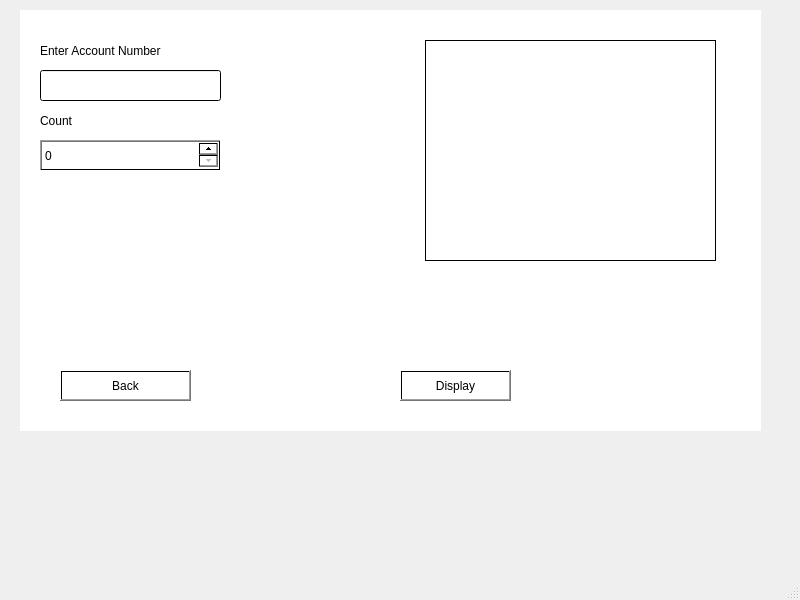
<?xml version="1.0" encoding="UTF-8"?>
<ui version="4.0">
 <class>MainWindow</class>
 <widget class="QMainWindow" name="MainWindow">
  <property name="geometry">
   <rect>
    <x>0</x>
    <y>0</y>
    <width>800</width>
    <height>600</height>
   </rect>
  </property>
  <property name="windowTitle">
   <string>MainWindow</string>
  </property>
  <widget class="QWidget" name="centralwidget">
   <widget class="QStackedWidget" name="Login_page">
    <property name="geometry">
     <rect>
      <x>20</x>
      <y>10</y>
      <width>741</width>
      <height>421</height>
     </rect>
    </property>
    <property name="styleSheet">
     <string notr="true">background-color: qlineargradient(spread:pad, x1:0, y1:0, x2:1, y2:0, stop:0 rgba(255, 255, 255, 255), stop:1 rgba(255, 255, 255, 255));</string>
    </property>
    <property name="currentIndex">
     <number>6</number>
    </property>
    <widget class="QWidget" name="page">
     <widget class="QLineEdit" name="lineEdit_username">
      <property name="geometry">
       <rect>
        <x>122</x>
        <y>30</y>
        <width>141</width>
        <height>24</height>
       </rect>
      </property>
     </widget>
     <widget class="QLineEdit" name="lineEdit_password">
      <property name="geometry">
       <rect>
        <x>120</x>
        <y>70</y>
        <width>141</width>
        <height>24</height>
       </rect>
      </property>
     </widget>
     <widget class="QPushButton" name="PB_Login">
      <property name="geometry">
       <rect>
        <x>150</x>
        <y>120</y>
        <width>80</width>
        <height>24</height>
       </rect>
      </property>
      <property name="styleSheet">
       <string notr="true">color: rgb(0, 0, 0);</string>
      </property>
      <property name="text">
       <string>Login</string>
      </property>
     </widget>
     <widget class="QLineEdit" name="leIP">
      <property name="geometry">
       <rect>
        <x>50</x>
        <y>170</y>
        <width>141</width>
        <height>24</height>
       </rect>
      </property>
     </widget>
     <widget class="QLineEdit" name="lePort">
      <property name="geometry">
       <rect>
        <x>50</x>
        <y>200</y>
        <width>141</width>
        <height>24</height>
       </rect>
      </property>
     </widget>
    </widget>
    <widget class="QWidget" name="page_3">
     <widget class="QPushButton" name="UserGetAccountNo_PB">
      <property name="geometry">
       <rect>
        <x>50</x>
        <y>30</y>
        <width>151</width>
        <height>51</height>
       </rect>
      </property>
      <property name="text">
       <string>Get Account Number</string>
      </property>
     </widget>
     <widget class="QPushButton" name="UserAccountBalance_PB">
      <property name="geometry">
       <rect>
        <x>460</x>
        <y>30</y>
        <width>151</width>
        <height>51</height>
       </rect>
      </property>
      <property name="text">
       <string>View Account Balance</string>
      </property>
     </widget>
     <widget class="QPushButton" name="UserViewTransaction_PB_2">
      <property name="geometry">
       <rect>
        <x>50</x>
        <y>120</y>
        <width>151</width>
        <height>51</height>
       </rect>
      </property>
      <property name="text">
       <string>View Account Transaction</string>
      </property>
     </widget>
     <widget class="QPushButton" name="UserMakeTransaction_PB">
      <property name="geometry">
       <rect>
        <x>460</x>
        <y>120</y>
        <width>151</width>
        <height>51</height>
       </rect>
      </property>
      <property name="text">
       <string>Make Transaction</string>
      </property>
     </widget>
     <widget class="QPushButton" name="UserTransferAmount_PB">
      <property name="geometry">
       <rect>
        <x>50</x>
        <y>230</y>
        <width>151</width>
        <height>51</height>
       </rect>
      </property>
      <property name="text">
       <string>Transfer Amount</string>
      </property>
     </widget>
     <widget class="QPushButton" name="UserLogout_PB">
      <property name="geometry">
       <rect>
        <x>460</x>
        <y>230</y>
        <width>151</width>
        <height>51</height>
       </rect>
      </property>
      <property name="text">
       <string>Log out</string>
      </property>
     </widget>
    </widget>
    <widget class="QWidget" name="page_2">
     <widget class="QTableWidget" name="transactionHistoryTable">
      <property name="geometry">
       <rect>
        <x>270</x>
        <y>40</y>
        <width>441</width>
        <height>281</height>
       </rect>
      </property>
     </widget>
     <widget class="QLineEdit" name="lineEdit_UserAccountNumber">
      <property name="geometry">
       <rect>
        <x>20</x>
        <y>60</y>
        <width>191</width>
        <height>31</height>
       </rect>
      </property>
     </widget>
     <widget class="QLabel" name="label_AccountNumber">
      <property name="geometry">
       <rect>
        <x>20</x>
        <y>30</y>
        <width>161</width>
        <height>21</height>
       </rect>
      </property>
      <property name="text">
       <string>Account Number</string>
      </property>
     </widget>
     <widget class="QSpinBox" name="spinBox_UserCount">
      <property name="geometry">
       <rect>
        <x>21</x>
        <y>150</y>
        <width>191</width>
        <height>25</height>
       </rect>
      </property>
     </widget>
     <widget class="QLabel" name="label_Count">
      <property name="geometry">
       <rect>
        <x>10</x>
        <y>120</y>
        <width>161</width>
        <height>21</height>
       </rect>
      </property>
      <property name="text">
       <string>Count</string>
      </property>
     </widget>
     <widget class="QPushButton" name="UserShowTransactin_PB">
      <property name="geometry">
       <rect>
        <x>380</x>
        <y>370</y>
        <width>171</width>
        <height>31</height>
       </rect>
      </property>
      <property name="text">
       <string>ShowResult</string>
      </property>
     </widget>
     <widget class="QPushButton" name="Back_PB">
      <property name="geometry">
       <rect>
        <x>30</x>
        <y>363</y>
        <width>151</width>
        <height>41</height>
       </rect>
      </property>
      <property name="text">
       <string>Back</string>
      </property>
     </widget>
    </widget>
    <widget class="QWidget" name="page_4">
     <widget class="QPushButton" name="UserConfirmTransaction_PB">
      <property name="geometry">
       <rect>
        <x>410</x>
        <y>313</y>
        <width>201</width>
        <height>61</height>
       </rect>
      </property>
      <property name="text">
       <string>Confirm</string>
      </property>
     </widget>
     <widget class="QPushButton" name="UserBack_Transaction_PB">
      <property name="geometry">
       <rect>
        <x>70</x>
        <y>310</y>
        <width>201</width>
        <height>61</height>
       </rect>
      </property>
      <property name="text">
       <string>Back</string>
      </property>
     </widget>
     <widget class="QLabel" name="label_AccountNumber_Transaction">
      <property name="geometry">
       <rect>
        <x>30</x>
        <y>30</y>
        <width>161</width>
        <height>21</height>
       </rect>
      </property>
      <property name="text">
       <string>Account Number</string>
      </property>
     </widget>
     <widget class="QLineEdit" name="lineEdit_UserAccountNumber_Transaction">
      <property name="geometry">
       <rect>
        <x>30</x>
        <y>60</y>
        <width>191</width>
        <height>31</height>
       </rect>
      </property>
     </widget>
     <widget class="QComboBox" name="comboBox_UserTransactionType">
      <property name="geometry">
       <rect>
        <x>30</x>
        <y>210</y>
        <width>191</width>
        <height>31</height>
       </rect>
      </property>
     </widget>
     <widget class="QLabel" name="label_userTransactionType">
      <property name="geometry">
       <rect>
        <x>30</x>
        <y>180</y>
        <width>91</width>
        <height>21</height>
       </rect>
      </property>
      <property name="text">
       <string>Transaction Type</string>
      </property>
     </widget>
     <widget class="QLineEdit" name="lineEdit_UserTransactionAmount">
      <property name="geometry">
       <rect>
        <x>30</x>
        <y>140</y>
        <width>191</width>
        <height>31</height>
       </rect>
      </property>
     </widget>
     <widget class="QLabel" name="label_UserTransactionAmount">
      <property name="geometry">
       <rect>
        <x>30</x>
        <y>110</y>
        <width>141</width>
        <height>16</height>
       </rect>
      </property>
      <property name="text">
       <string>Transaction Amount</string>
      </property>
     </widget>
    </widget>
    <widget class="QWidget" name="page_5">
     <widget class="QPushButton" name="UserTransfer_confirm_PB">
      <property name="geometry">
       <rect>
        <x>379</x>
        <y>323</y>
        <width>161</width>
        <height>51</height>
       </rect>
      </property>
      <property name="text">
       <string>Confirm</string>
      </property>
     </widget>
     <widget class="QPushButton" name="UserTransfer_Back_PB">
      <property name="geometry">
       <rect>
        <x>110</x>
        <y>320</y>
        <width>161</width>
        <height>51</height>
       </rect>
      </property>
      <property name="text">
       <string>Back</string>
      </property>
     </widget>
     <widget class="QLineEdit" name="fromAccountNumberLineEdit">
      <property name="geometry">
       <rect>
        <x>80</x>
        <y>60</y>
        <width>161</width>
        <height>41</height>
       </rect>
      </property>
     </widget>
     <widget class="QLineEdit" name="toAccountNumberLineEdit">
      <property name="geometry">
       <rect>
        <x>80</x>
        <y>130</y>
        <width>161</width>
        <height>41</height>
       </rect>
      </property>
     </widget>
     <widget class="QLineEdit" name="transferAmountLineEdit">
      <property name="geometry">
       <rect>
        <x>80</x>
        <y>200</y>
        <width>161</width>
        <height>41</height>
       </rect>
      </property>
     </widget>
     <widget class="QLabel" name="label">
      <property name="geometry">
       <rect>
        <x>10</x>
        <y>40</y>
        <width>161</width>
        <height>16</height>
       </rect>
      </property>
      <property name="text">
       <string>From Account Number</string>
      </property>
     </widget>
     <widget class="QLabel" name="label_2">
      <property name="geometry">
       <rect>
        <x>10</x>
        <y>110</y>
        <width>161</width>
        <height>16</height>
       </rect>
      </property>
      <property name="text">
       <string>To Account Number</string>
      </property>
     </widget>
     <widget class="QLabel" name="label_3">
      <property name="geometry">
       <rect>
        <x>10</x>
        <y>180</y>
        <width>161</width>
        <height>16</height>
       </rect>
      </property>
      <property name="text">
       <string>Transfer Amount</string>
      </property>
     </widget>
    </widget>
    <widget class="QWidget" name="page_6">
     <widget class="QPushButton" name="Admin_GetAccountNo_PB">
      <property name="geometry">
       <rect>
        <x>60</x>
        <y>40</y>
        <width>141</width>
        <height>31</height>
       </rect>
      </property>
      <property name="text">
       <string>Get Account Number</string>
      </property>
     </widget>
     <widget class="QPushButton" name="Admin_ViewAcountBalance_PB">
      <property name="geometry">
       <rect>
        <x>300</x>
        <y>40</y>
        <width>141</width>
        <height>31</height>
       </rect>
      </property>
      <property name="text">
       <string>View Acount Balance</string>
      </property>
     </widget>
     <widget class="QPushButton" name="Admin_ViewTransactionHistory_PB">
      <property name="geometry">
       <rect>
        <x>500</x>
        <y>40</y>
        <width>141</width>
        <height>31</height>
       </rect>
      </property>
      <property name="text">
       <string>View Transaction History</string>
      </property>
     </widget>
     <widget class="QPushButton" name="pushButton_4">
      <property name="geometry">
       <rect>
        <x>170</x>
        <y>120</y>
        <width>101</width>
        <height>31</height>
       </rect>
      </property>
      <property name="text">
       <string>PushButton</string>
      </property>
     </widget>
     <widget class="QPushButton" name="pushButton_5">
      <property name="geometry">
       <rect>
        <x>440</x>
        <y>120</y>
        <width>101</width>
        <height>31</height>
       </rect>
      </property>
      <property name="text">
       <string>PushButton</string>
      </property>
     </widget>
     <widget class="QPushButton" name="pushButton_6">
      <property name="geometry">
       <rect>
        <x>60</x>
        <y>200</y>
        <width>101</width>
        <height>31</height>
       </rect>
      </property>
      <property name="text">
       <string>PushButton</string>
      </property>
     </widget>
     <widget class="QPushButton" name="pushButton_7">
      <property name="geometry">
       <rect>
        <x>530</x>
        <y>200</y>
        <width>101</width>
        <height>31</height>
       </rect>
      </property>
      <property name="text">
       <string>PushButton</string>
      </property>
     </widget>
     <widget class="QPushButton" name="Admin_Logout_PB">
      <property name="geometry">
       <rect>
        <x>270</x>
        <y>310</y>
        <width>101</width>
        <height>31</height>
       </rect>
      </property>
      <property name="text">
       <string>Logout</string>
      </property>
     </widget>
    </widget>
    <widget class="QWidget" name="page_7">
     <widget class="QTableWidget" name="Admin_transactionHistoryTable">
      <property name="geometry">
       <rect>
        <x>405</x>
        <y>30</y>
        <width>291</width>
        <height>221</height>
       </rect>
      </property>
     </widget>
     <widget class="QLineEdit" name="LineEdit_Admin_AccountNo_ViewHistory">
      <property name="geometry">
       <rect>
        <x>20</x>
        <y>60</y>
        <width>181</width>
        <height>31</height>
       </rect>
      </property>
     </widget>
     <widget class="QSpinBox" name="spinBox__Admin_Count_ViewHistory">
      <property name="geometry">
       <rect>
        <x>20</x>
        <y>130</y>
        <width>181</width>
        <height>31</height>
       </rect>
      </property>
     </widget>
     <widget class="QPushButton" name="Back_AdminViewHistory_PB">
      <property name="geometry">
       <rect>
        <x>40</x>
        <y>360</y>
        <width>131</width>
        <height>31</height>
       </rect>
      </property>
      <property name="text">
       <string>Back</string>
      </property>
     </widget>
     <widget class="QPushButton" name="Display_AdminViewHistory_PB">
      <property name="geometry">
       <rect>
        <x>380</x>
        <y>360</y>
        <width>111</width>
        <height>31</height>
       </rect>
      </property>
      <property name="text">
       <string>Display</string>
      </property>
     </widget>
     <widget class="QLabel" name="label_4">
      <property name="geometry">
       <rect>
        <x>20</x>
        <y>30</y>
        <width>131</width>
        <height>21</height>
       </rect>
      </property>
      <property name="text">
       <string>Enter Account Number</string>
      </property>
     </widget>
     <widget class="QLabel" name="label_9">
      <property name="geometry">
       <rect>
        <x>20</x>
        <y>100</y>
        <width>131</width>
        <height>21</height>
       </rect>
      </property>
      <property name="text">
       <string>Count</string>
      </property>
     </widget>
    </widget>
   </widget>
  </widget>
  <widget class="QMenuBar" name="menubar">
   <property name="geometry">
    <rect>
     <x>0</x>
     <y>0</y>
     <width>800</width>
     <height>21</height>
    </rect>
   </property>
  </widget>
  <widget class="QStatusBar" name="statusbar"/>
 </widget>
 <resources/>
 <connections/>
</ui>
